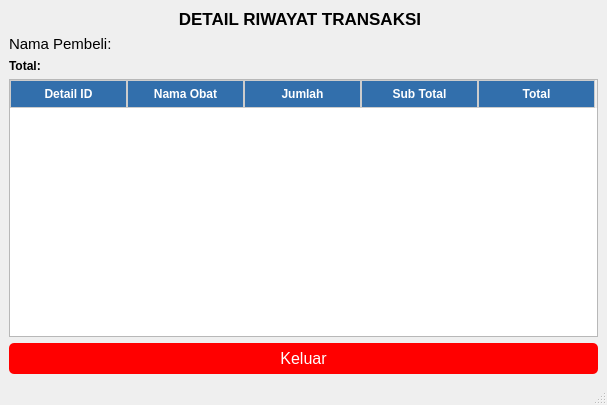
<?xml version="1.0" encoding="UTF-8"?>
<ui version="4.0">
 <class>MainWindow</class>
 <widget class="QMainWindow" name="MainWindow">
  <property name="geometry">
   <rect>
    <x>0</x>
    <y>0</y>
    <width>607</width>
    <height>405</height>
   </rect>
  </property>
  <property name="windowTitle">
   <string>MainWindow</string>
  </property>
  <property name="styleSheet">
   <string notr="true"/>
  </property>
  <widget class="QWidget" name="centralwidget">
   <layout class="QVBoxLayout" name="verticalLayout">
    <item>
     <widget class="QLabel" name="label">
      <property name="font">
       <font>
        <pointsize>13</pointsize>
        <bold>true</bold>
       </font>
      </property>
      <property name="text">
       <string>                                    DETAIL RIWAYAT TRANSAKSI</string>
      </property>
     </widget>
    </item>
    <item>
     <widget class="QLabel" name="label_2">
      <property name="font">
       <font>
        <pointsize>11</pointsize>
       </font>
      </property>
      <property name="text">
       <string>Nama Pembeli:</string>
      </property>
     </widget>
    </item>
    <item>
     <widget class="QLabel" name="label_3">
      <property name="font">
       <font>
        <family>Segoe UI</family>
        <pointsize>9</pointsize>
        <italic>false</italic>
        <bold>true</bold>
       </font>
      </property>
      <property name="styleSheet">
       <string notr="true">font: 700 9pt &quot;Segoe UI&quot;;</string>
      </property>
      <property name="text">
       <string>Total:</string>
      </property>
     </widget>
    </item>
    <item>
     <widget class="QTableWidget" name="tableWidget">
      <property name="styleSheet">
       <string notr="true">QHeaderView::section {
    
	background-color: rgb(50, 111, 172);
    color: white;
    font-weight: bold;
    padding: 4px;
    border: 1px solid #ccc;
}
</string>
      </property>
      <attribute name="horizontalHeaderDefaultSectionSize">
       <number>117</number>
      </attribute>
      <column>
       <property name="text">
        <string>Detail ID</string>
       </property>
      </column>
      <column>
       <property name="text">
        <string>Nama Obat</string>
       </property>
      </column>
      <column>
       <property name="text">
        <string>Jumlah</string>
       </property>
      </column>
      <column>
       <property name="text">
        <string>Sub Total</string>
       </property>
      </column>
      <column>
       <property name="text">
        <string>Total</string>
       </property>
      </column>
     </widget>
    </item>
    <item>
     <widget class="QPushButton" name="pushButton">
      <property name="font">
       <font>
        <pointsize>12</pointsize>
       </font>
      </property>
      <property name="styleSheet">
       <string notr="true">QPushButton { 
border-radius: 5px;
padding: 6px 8px; 
	background-color: rgb(255, 0, 0);
    color: white;
}

/* Saat kursor hover */
QPushButton:hover {
     /* warna saat hover */
background-color:rgb(213, 0, 0);
	color: white;
}

/* Saat tombol ditekan */
QPushButton:pressed {
     /* warna saat ditekan */
background-color: rgb(213, 0, 0);
	color: white;
}</string>
      </property>
      <property name="text">
       <string>Keluar</string>
      </property>
     </widget>
    </item>
   </layout>
  </widget>
  <widget class="QMenuBar" name="menubar">
   <property name="geometry">
    <rect>
     <x>0</x>
     <y>0</y>
     <width>607</width>
     <height>22</height>
    </rect>
   </property>
  </widget>
  <widget class="QStatusBar" name="statusbar"/>
 </widget>
 <resources/>
 <connections/>
</ui>
